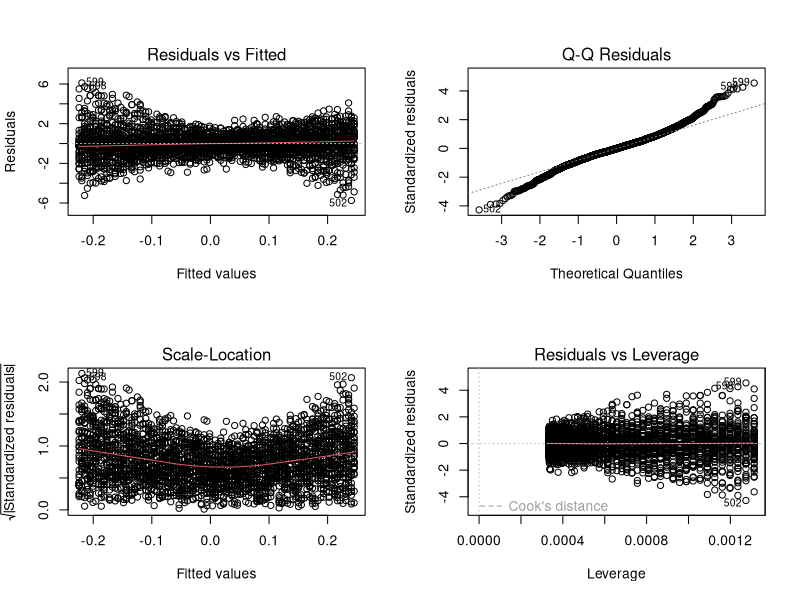
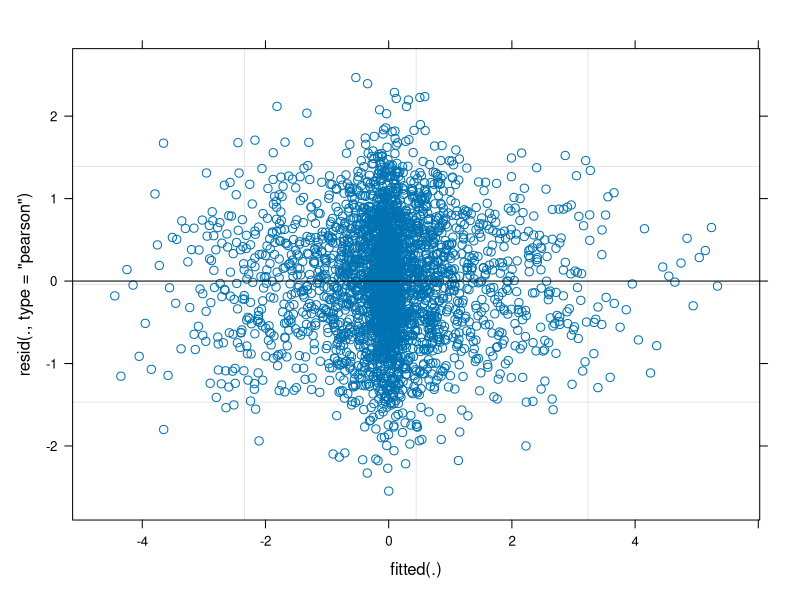

R code for these plots, in order:
require(lme4)

rm(list = ls())
set.seed(6226)   # date +%s%N | md5sum | tr -dC '[^0-9]' | cut -c1-4

# Units = Groups 
#                counter:     i
#                intercept:   alpha_i
#                slope:       beta_i
#
# Measurements  counter:       j
#
# Fixeff measurements:         x_ij.
#
# Responses:                   y_ij

###### GROUPS (or UNITS) ######

N <- 30  #  Number of groups.


# Generate the random intercepts and slopes
library(mvtnorm)

q = 0.2  # Intercept SD.
r = 0.9  # Intcp-Slope Covariance.
s = 0.5  # Slope SD.

# Based on our choices of qq and ss above, slopes vary more than intercepts.
# Also we've specified a correlation of 0.9 (i.e., 0.09/√[0.04∗0.25] or r*q*s),
# so when the intercept's random effect is above its mean (of zero),
# the same is likely true for the slope.

cov.matrix <-  matrix(c(q^2, r * q * s, r * q * s, s^2), nrow = 2, byrow = TRUE)
random.effects <-  rmvnorm(N, mean = c(0, 0), sigma = cov.matrix)

# In other words:
#
#   ⎛  q^2   r*q*s  ⎞
#   ⎝  r*q*s   s^2  ⎠
#

# Create random effects.
unit.df = data.frame(unit = c(1:N))
unit.df$alpha <- random.effects[, 1]
unit.df$beta  <- random.effects[, 2]


###### MEASUREMENTS (or INDIVIDUALS) ######


J = 100     # Number of obs. per GROUP
M = J * N  # Total number of observations.

# Within each group, x values are perfectly the same. WHY?
x.grid = seq(-4, 4, by = 8/J)[0:J]
within.unit.df <-  data.frame(
  unit = sort(rep(c(1:N), J)),
  j    = rep(c(1:J), N),
  x    = rep(x.grid, N)
  )

# Create full data frame with y values (with some standard normal epsilon).
# Note that alpha and beta are generated by the second-leve model
# PLUS random between-group variance.
flat.df <- merge(unit.df, within.unit.df)  # natural join using "unit"
flat.df <- within(flat.df, y <- alpha + x * beta + 0.75 * rnorm(n = M))

# Reduce to information we would have in actual experiment.
simple.df <-  flat.df[, c("unit", "x", "y")]

# WHAT DOES THIS MEAN EXACTLY?
# For the purpose of comparison, we'll keep track of the Akaike information criterion (AIC),
# a general-purpose criterion for model comparison. Smaller is better, and there is good
# reason to believe we will find a model with a smaller AIC. For while αi and βi vary,
# they vary not about fixed means, but rather about conditional means given ai.
#
# => OK, they vary around the "idealised" group means introduced at the outset. I think
#    this is what he means.
# => YES, he does. They vary because there is a second-level model, and they vary
#    IN ADDITION TO THAT because there is random between-level variance.

# Calculate random effects model.
# This is how it is done in lmer, see Gelman & Hill (2007:303ff).
raneff.lmer <-  lmer(y ~ x + (1 + x | unit), data = simple.df)
print(summary(raneff.lmer))

# Compare with simple LM, ignoring random effects.
fixeff.lm <-  lm(y ~ x , data = simple.df)
print(summary(fixeff.lm))

par(mfrow=c(2,2))
plot(fixeff.lm)
par(mfrow=c(1,1))

plot(raneff.lmer)


